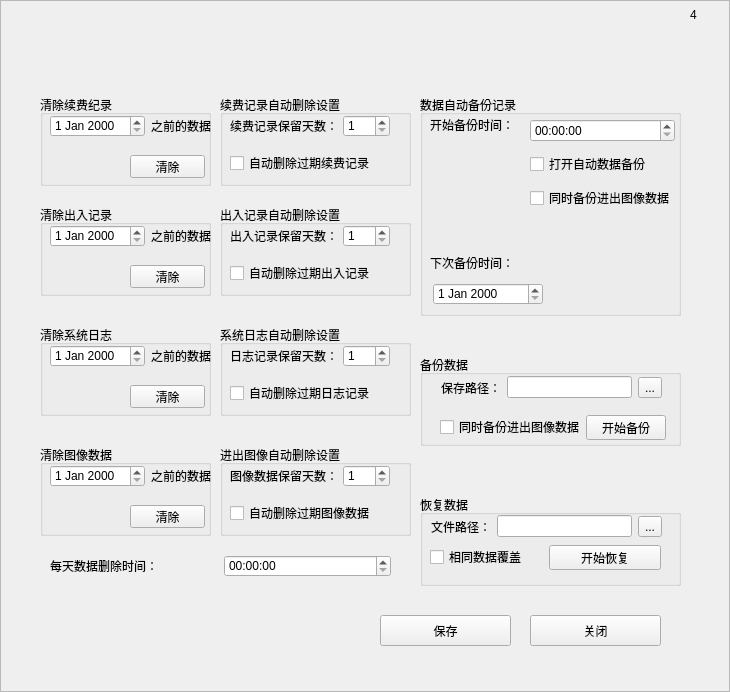
<?xml version="1.0" encoding="UTF-8"?>
<ui version="4.0">
 <class>CDBMaintenance</class>
 <widget class="QFrame" name="CDBMaintenance">
  <property name="geometry">
   <rect>
    <x>0</x>
    <y>0</y>
    <width>730</width>
    <height>692</height>
   </rect>
  </property>
  <property name="windowTitle">
   <string>数据库维护</string>
  </property>
  <property name="styleSheet">
   <string notr="true">background-image:url(D:/WinParkUI/debug/Image/NewIcon/CommonMiddleBG-normal.jpg);</string>
  </property>
  <property name="frameShape">
   <enum>QFrame::StyledPanel</enum>
  </property>
  <property name="frameShadow">
   <enum>QFrame::Raised</enum>
  </property>
  <widget class="QWidget" name="widget" native="true">
   <property name="geometry">
    <rect>
     <x>40</x>
     <y>85</y>
     <width>651</width>
     <height>561</height>
    </rect>
   </property>
   <property name="styleSheet">
    <string notr="true">background-image:url(none);</string>
   </property>
   <widget class="QGroupBox" name="groupBox_6">
    <property name="geometry">
     <rect>
      <x>180</x>
      <y>120</y>
      <width>191</width>
      <height>91</height>
     </rect>
    </property>
    <property name="styleSheet">
     <string notr="true">background-image:url(none);</string>
    </property>
    <property name="title">
     <string>出入记录自动删除设置</string>
    </property>
    <widget class="QCheckBox" name="chxDay2">
     <property name="geometry">
      <rect>
       <x>10</x>
       <y>60</y>
       <width>151</width>
       <height>16</height>
      </rect>
     </property>
     <property name="styleSheet">
      <string notr="true">background-image:url(none);</string>
     </property>
     <property name="text">
      <string>自动删除过期出入记录</string>
     </property>
    </widget>
    <widget class="QWidget" name="layoutWidget">
     <property name="geometry">
      <rect>
       <x>10</x>
       <y>20</y>
       <width>160</width>
       <height>22</height>
      </rect>
     </property>
     <property name="styleSheet">
      <string notr="true">background-image:url(none);</string>
     </property>
     <layout class="QHBoxLayout" name="horizontalLayout_6">
      <item>
       <widget class="QLabel" name="label_6">
        <property name="styleSheet">
         <string notr="true">background-image:url(none);</string>
        </property>
        <property name="text">
         <string>出入记录保留天数：</string>
        </property>
       </widget>
      </item>
      <item>
       <widget class="QSpinBox" name="spDay2">
        <property name="styleSheet">
         <string notr="true">background-image:url(none);</string>
        </property>
        <property name="minimum">
         <number>1</number>
        </property>
        <property name="maximum">
         <number>999</number>
        </property>
       </widget>
      </item>
     </layout>
    </widget>
   </widget>
   <widget class="QGroupBox" name="gb2">
    <property name="geometry">
     <rect>
      <x>0</x>
      <y>120</y>
      <width>171</width>
      <height>91</height>
     </rect>
    </property>
    <property name="styleSheet">
     <string notr="true">background-image:url(none);</string>
    </property>
    <property name="title">
     <string>清除出入记录</string>
    </property>
    <widget class="QPushButton" name="btnClear2">
     <property name="geometry">
      <rect>
       <x>90</x>
       <y>60</y>
       <width>75</width>
       <height>23</height>
      </rect>
     </property>
     <property name="styleSheet">
      <string notr="true">background-image:url(none);</string>
     </property>
     <property name="text">
      <string>清除</string>
     </property>
    </widget>
    <widget class="QWidget" name="layoutWidget">
     <property name="geometry">
      <rect>
       <x>10</x>
       <y>20</y>
       <width>166</width>
       <height>22</height>
      </rect>
     </property>
     <property name="styleSheet">
      <string notr="true">background-image:url(none);</string>
     </property>
     <layout class="QHBoxLayout" name="horizontalLayout_2">
      <item>
       <widget class="QDateEdit" name="date2">
        <property name="styleSheet">
         <string notr="true">background-image:url(none);</string>
        </property>
       </widget>
      </item>
      <item>
       <widget class="QLabel" name="label_2">
        <property name="styleSheet">
         <string notr="true">background-image:url(none);</string>
        </property>
        <property name="text">
         <string>之前的数据</string>
        </property>
       </widget>
      </item>
     </layout>
    </widget>
   </widget>
   <widget class="QPushButton" name="btnClose">
    <property name="geometry">
     <rect>
      <x>490</x>
      <y>530</y>
      <width>131</width>
      <height>31</height>
     </rect>
    </property>
    <property name="styleSheet">
     <string notr="true">background-image:url(none);</string>
    </property>
    <property name="text">
     <string>关闭</string>
    </property>
   </widget>
   <widget class="QGroupBox" name="groupBox_10">
    <property name="geometry">
     <rect>
      <x>380</x>
      <y>270</y>
      <width>261</width>
      <height>91</height>
     </rect>
    </property>
    <property name="styleSheet">
     <string notr="true">background-image:url(none);</string>
    </property>
    <property name="title">
     <string>备份数据</string>
    </property>
    <widget class="QWidget" name="layoutWidget">
     <property name="geometry">
      <rect>
       <x>21</x>
       <y>21</y>
       <width>221</width>
       <height>23</height>
      </rect>
     </property>
     <property name="styleSheet">
      <string notr="true">background-image:url(none);</string>
     </property>
     <layout class="QHBoxLayout" name="horizontalLayout_9">
      <item>
       <widget class="QLabel" name="label_12">
        <property name="styleSheet">
         <string notr="true">background-image:url(none);</string>
        </property>
        <property name="text">
         <string>保存路径：</string>
        </property>
       </widget>
      </item>
      <item>
       <widget class="QLineEdit" name="edtBackupPath">
        <property name="styleSheet">
         <string notr="true">background-image:url(none);</string>
        </property>
       </widget>
      </item>
      <item>
       <widget class="QToolButton" name="btnBackupPath">
        <property name="styleSheet">
         <string notr="true">background-image:url(none);</string>
        </property>
        <property name="text">
         <string>...</string>
        </property>
       </widget>
      </item>
     </layout>
    </widget>
    <widget class="QWidget" name="layoutWidget">
     <property name="geometry">
      <rect>
       <x>20</x>
       <y>60</y>
       <width>226</width>
       <height>25</height>
      </rect>
     </property>
     <property name="styleSheet">
      <string notr="true">background-image:url(none);</string>
     </property>
     <layout class="QHBoxLayout" name="horizontalLayout_11">
      <item>
       <widget class="QCheckBox" name="chxBackup">
        <property name="styleSheet">
         <string notr="true">background-image:url(none);</string>
        </property>
        <property name="text">
         <string>同时备份进出图像数据</string>
        </property>
       </widget>
      </item>
      <item>
       <widget class="QPushButton" name="btnBackup">
        <property name="styleSheet">
         <string notr="true">background-image:url(none);</string>
        </property>
        <property name="text">
         <string>开始备份</string>
        </property>
       </widget>
      </item>
     </layout>
    </widget>
   </widget>
   <widget class="QGroupBox" name="groupBox_5">
    <property name="geometry">
     <rect>
      <x>180</x>
      <y>10</y>
      <width>191</width>
      <height>91</height>
     </rect>
    </property>
    <property name="styleSheet">
     <string notr="true">background-image:url(none);</string>
    </property>
    <property name="title">
     <string>续费记录自动删除设置</string>
    </property>
    <widget class="QCheckBox" name="chxDay1">
     <property name="geometry">
      <rect>
       <x>10</x>
       <y>60</y>
       <width>151</width>
       <height>16</height>
      </rect>
     </property>
     <property name="styleSheet">
      <string notr="true">background-image:url(none);</string>
     </property>
     <property name="text">
      <string>自动删除过期续费记录</string>
     </property>
    </widget>
    <widget class="QWidget" name="layoutWidget">
     <property name="geometry">
      <rect>
       <x>10</x>
       <y>20</y>
       <width>160</width>
       <height>22</height>
      </rect>
     </property>
     <property name="styleSheet">
      <string notr="true">background-image:url(none);</string>
     </property>
     <layout class="QHBoxLayout" name="horizontalLayout_5">
      <item>
       <widget class="QLabel" name="label_5">
        <property name="styleSheet">
         <string notr="true">background-image:url(none);</string>
        </property>
        <property name="text">
         <string>续费记录保留天数：</string>
        </property>
       </widget>
      </item>
      <item>
       <widget class="QSpinBox" name="spDay1">
        <property name="styleSheet">
         <string notr="true">background-image:url(none);</string>
        </property>
        <property name="minimum">
         <number>1</number>
        </property>
        <property name="maximum">
         <number>999</number>
        </property>
       </widget>
      </item>
     </layout>
    </widget>
   </widget>
   <widget class="QGroupBox" name="gb3">
    <property name="geometry">
     <rect>
      <x>0</x>
      <y>240</y>
      <width>171</width>
      <height>91</height>
     </rect>
    </property>
    <property name="styleSheet">
     <string notr="true">background-image:url(none);</string>
    </property>
    <property name="title">
     <string>清除系统日志</string>
    </property>
    <widget class="QPushButton" name="btnClear3">
     <property name="geometry">
      <rect>
       <x>90</x>
       <y>60</y>
       <width>75</width>
       <height>23</height>
      </rect>
     </property>
     <property name="styleSheet">
      <string notr="true">background-image:url(none);</string>
     </property>
     <property name="text">
      <string>清除</string>
     </property>
    </widget>
    <widget class="QWidget" name="layoutWidget">
     <property name="geometry">
      <rect>
       <x>10</x>
       <y>20</y>
       <width>166</width>
       <height>22</height>
      </rect>
     </property>
     <property name="styleSheet">
      <string notr="true">background-image:url(none);</string>
     </property>
     <layout class="QHBoxLayout" name="horizontalLayout_3">
      <item>
       <widget class="QDateEdit" name="date3">
        <property name="styleSheet">
         <string notr="true">background-image:url(none);</string>
        </property>
       </widget>
      </item>
      <item>
       <widget class="QLabel" name="label_3">
        <property name="styleSheet">
         <string notr="true">background-image:url(none);</string>
        </property>
        <property name="text">
         <string>之前的数据</string>
        </property>
       </widget>
      </item>
     </layout>
    </widget>
   </widget>
   <widget class="QGroupBox" name="groupBox_11">
    <property name="geometry">
     <rect>
      <x>380</x>
      <y>410</y>
      <width>261</width>
      <height>91</height>
     </rect>
    </property>
    <property name="styleSheet">
     <string notr="true">background-image:url(none);</string>
    </property>
    <property name="title">
     <string>恢复数据</string>
    </property>
    <widget class="QWidget" name="layoutWidget">
     <property name="geometry">
      <rect>
       <x>11</x>
       <y>20</y>
       <width>231</width>
       <height>23</height>
      </rect>
     </property>
     <property name="styleSheet">
      <string notr="true">background-image:url(none);</string>
     </property>
     <layout class="QHBoxLayout" name="horizontalLayout_10">
      <item>
       <widget class="QLabel" name="label_13">
        <property name="styleSheet">
         <string notr="true">background-image:url(none);</string>
        </property>
        <property name="text">
         <string>文件路径：</string>
        </property>
       </widget>
      </item>
      <item>
       <widget class="QLineEdit" name="edtRecoveryPath">
        <property name="styleSheet">
         <string notr="true">background-image:url(none);</string>
        </property>
       </widget>
      </item>
      <item>
       <widget class="QToolButton" name="btnRecoveyPath">
        <property name="styleSheet">
         <string notr="true">background-image:url(none);</string>
        </property>
        <property name="text">
         <string>...</string>
        </property>
       </widget>
      </item>
     </layout>
    </widget>
    <widget class="QWidget" name="layoutWidget">
     <property name="geometry">
      <rect>
       <x>10</x>
       <y>50</y>
       <width>231</width>
       <height>25</height>
      </rect>
     </property>
     <property name="styleSheet">
      <string notr="true">background-image:url(none);</string>
     </property>
     <layout class="QHBoxLayout" name="horizontalLayout_12">
      <item>
       <widget class="QCheckBox" name="chxOverwrite">
        <property name="styleSheet">
         <string notr="true">background-image:url(none);</string>
        </property>
        <property name="text">
         <string>相同数据覆盖</string>
        </property>
       </widget>
      </item>
      <item>
       <widget class="QPushButton" name="btnRecovery">
        <property name="styleSheet">
         <string notr="true">background-image:url(none);</string>
        </property>
        <property name="text">
         <string>开始恢复</string>
        </property>
       </widget>
      </item>
     </layout>
    </widget>
   </widget>
   <widget class="QGroupBox" name="groupBox_8">
    <property name="geometry">
     <rect>
      <x>180</x>
      <y>360</y>
      <width>191</width>
      <height>91</height>
     </rect>
    </property>
    <property name="styleSheet">
     <string notr="true">background-image:url(none);</string>
    </property>
    <property name="title">
     <string>进出图像自动删除设置</string>
    </property>
    <widget class="QCheckBox" name="chxDay4">
     <property name="geometry">
      <rect>
       <x>10</x>
       <y>60</y>
       <width>151</width>
       <height>16</height>
      </rect>
     </property>
     <property name="styleSheet">
      <string notr="true">background-image:url(none);</string>
     </property>
     <property name="text">
      <string>自动删除过期图像数据</string>
     </property>
    </widget>
    <widget class="QWidget" name="layoutWidget">
     <property name="geometry">
      <rect>
       <x>10</x>
       <y>20</y>
       <width>160</width>
       <height>22</height>
      </rect>
     </property>
     <property name="styleSheet">
      <string notr="true">background-image:url(none);</string>
     </property>
     <layout class="QHBoxLayout" name="horizontalLayout_8">
      <item>
       <widget class="QLabel" name="label_8">
        <property name="styleSheet">
         <string notr="true">background-image:url(none);</string>
        </property>
        <property name="text">
         <string>图像数据保留天数：</string>
        </property>
       </widget>
      </item>
      <item>
       <widget class="QSpinBox" name="spDay4">
        <property name="styleSheet">
         <string notr="true">background-image:url(none);</string>
        </property>
        <property name="minimum">
         <number>1</number>
        </property>
        <property name="maximum">
         <number>999</number>
        </property>
       </widget>
      </item>
     </layout>
    </widget>
   </widget>
   <widget class="QGroupBox" name="groupBox_9">
    <property name="geometry">
     <rect>
      <x>380</x>
      <y>10</y>
      <width>261</width>
      <height>221</height>
     </rect>
    </property>
    <property name="styleSheet">
     <string notr="true">background-image:url(none);</string>
    </property>
    <property name="title">
     <string>数据自动备份记录</string>
    </property>
    <widget class="QLabel" name="label_9">
     <property name="geometry">
      <rect>
       <x>10</x>
       <y>22</y>
       <width>91</width>
       <height>16</height>
      </rect>
     </property>
     <property name="styleSheet">
      <string notr="true">background-image:url(none);</string>
     </property>
     <property name="text">
      <string>开始备份时间：</string>
     </property>
    </widget>
    <widget class="QLabel" name="label_10">
     <property name="geometry">
      <rect>
       <x>10</x>
       <y>160</y>
       <width>91</width>
       <height>16</height>
      </rect>
     </property>
     <property name="styleSheet">
      <string notr="true">background-image:url(none);</string>
     </property>
     <property name="text">
      <string>下次备份时间：</string>
     </property>
    </widget>
    <widget class="QWidget" name="layoutWidget">
     <property name="geometry">
      <rect>
       <x>110</x>
       <y>20</y>
       <width>145</width>
       <height>101</height>
      </rect>
     </property>
     <property name="styleSheet">
      <string notr="true">background-image:url(none);</string>
     </property>
     <layout class="QVBoxLayout" name="verticalLayout">
      <item>
       <widget class="QTimeEdit" name="timeAuto">
        <property name="styleSheet">
         <string notr="true">background-image:url(none);</string>
        </property>
       </widget>
      </item>
      <item>
       <widget class="QCheckBox" name="chxAuto1">
        <property name="styleSheet">
         <string notr="true">background-image:url(none);</string>
        </property>
        <property name="text">
         <string>打开自动数据备份</string>
        </property>
       </widget>
      </item>
      <item>
       <widget class="QCheckBox" name="chxAuto2">
        <property name="styleSheet">
         <string notr="true">background-image:url(none);</string>
        </property>
        <property name="text">
         <string>同时备份进出图像数据</string>
        </property>
       </widget>
      </item>
     </layout>
    </widget>
    <widget class="QDateEdit" name="dtNext">
     <property name="geometry">
      <rect>
       <x>13</x>
       <y>188</y>
       <width>110</width>
       <height>22</height>
      </rect>
     </property>
    </widget>
   </widget>
   <widget class="QGroupBox" name="gb1">
    <property name="geometry">
     <rect>
      <x>0</x>
      <y>10</y>
      <width>171</width>
      <height>91</height>
     </rect>
    </property>
    <property name="styleSheet">
     <string notr="true">background-image:url(none);</string>
    </property>
    <property name="title">
     <string>清除续费纪录</string>
    </property>
    <widget class="QPushButton" name="btnClear1">
     <property name="geometry">
      <rect>
       <x>90</x>
       <y>60</y>
       <width>75</width>
       <height>23</height>
      </rect>
     </property>
     <property name="styleSheet">
      <string notr="true">background-image:url(none);</string>
     </property>
     <property name="text">
      <string>清除</string>
     </property>
    </widget>
    <widget class="QWidget" name="layoutWidget">
     <property name="geometry">
      <rect>
       <x>10</x>
       <y>20</y>
       <width>166</width>
       <height>22</height>
      </rect>
     </property>
     <property name="styleSheet">
      <string notr="true">background-image:url(none);</string>
     </property>
     <layout class="QHBoxLayout" name="horizontalLayout">
      <item>
       <widget class="QDateEdit" name="date1">
        <property name="styleSheet">
         <string notr="true">background-image:url(none);</string>
        </property>
       </widget>
      </item>
      <item>
       <widget class="QLabel" name="label">
        <property name="styleSheet">
         <string notr="true">background-image:url(none);</string>
        </property>
        <property name="text">
         <string>之前的数据</string>
        </property>
       </widget>
      </item>
     </layout>
    </widget>
   </widget>
   <widget class="QGroupBox" name="gb4">
    <property name="geometry">
     <rect>
      <x>0</x>
      <y>360</y>
      <width>171</width>
      <height>91</height>
     </rect>
    </property>
    <property name="styleSheet">
     <string notr="true">background-image:url(none);</string>
    </property>
    <property name="title">
     <string>清除图像数据</string>
    </property>
    <widget class="QPushButton" name="btnClear4">
     <property name="geometry">
      <rect>
       <x>90</x>
       <y>60</y>
       <width>75</width>
       <height>23</height>
      </rect>
     </property>
     <property name="styleSheet">
      <string notr="true">background-image:url(none);</string>
     </property>
     <property name="text">
      <string>清除</string>
     </property>
    </widget>
    <widget class="QWidget" name="layoutWidget">
     <property name="geometry">
      <rect>
       <x>10</x>
       <y>20</y>
       <width>166</width>
       <height>22</height>
      </rect>
     </property>
     <property name="styleSheet">
      <string notr="true">background-image:url(none);</string>
     </property>
     <layout class="QHBoxLayout" name="horizontalLayout_4">
      <item>
       <widget class="QDateEdit" name="date4">
        <property name="styleSheet">
         <string notr="true">background-image:url(none);</string>
        </property>
       </widget>
      </item>
      <item>
       <widget class="QLabel" name="label_4">
        <property name="styleSheet">
         <string notr="true">background-image:url(none);</string>
        </property>
        <property name="text">
         <string>之前的数据</string>
        </property>
       </widget>
      </item>
     </layout>
    </widget>
   </widget>
   <widget class="QGroupBox" name="groupBox_7">
    <property name="geometry">
     <rect>
      <x>180</x>
      <y>240</y>
      <width>191</width>
      <height>91</height>
     </rect>
    </property>
    <property name="styleSheet">
     <string notr="true">background-image:url(none);</string>
    </property>
    <property name="title">
     <string>系统日志自动删除设置</string>
    </property>
    <widget class="QCheckBox" name="chxDay3">
     <property name="geometry">
      <rect>
       <x>10</x>
       <y>60</y>
       <width>151</width>
       <height>16</height>
      </rect>
     </property>
     <property name="styleSheet">
      <string notr="true">background-image:url(none);</string>
     </property>
     <property name="text">
      <string>自动删除过期日志记录</string>
     </property>
    </widget>
    <widget class="QWidget" name="layoutWidget">
     <property name="geometry">
      <rect>
       <x>10</x>
       <y>20</y>
       <width>160</width>
       <height>22</height>
      </rect>
     </property>
     <property name="styleSheet">
      <string notr="true">background-image:url(none);</string>
     </property>
     <layout class="QHBoxLayout" name="horizontalLayout_7">
      <item>
       <widget class="QLabel" name="label_7">
        <property name="styleSheet">
         <string notr="true">background-image:url(none);</string>
        </property>
        <property name="text">
         <string>日志记录保留天数：</string>
        </property>
       </widget>
      </item>
      <item>
       <widget class="QSpinBox" name="spDay3">
        <property name="styleSheet">
         <string notr="true">background-image:url(none);</string>
        </property>
        <property name="minimum">
         <number>1</number>
        </property>
        <property name="maximum">
         <number>999</number>
        </property>
       </widget>
      </item>
     </layout>
    </widget>
   </widget>
   <widget class="QPushButton" name="btnSave">
    <property name="geometry">
     <rect>
      <x>340</x>
      <y>530</y>
      <width>131</width>
      <height>31</height>
     </rect>
    </property>
    <property name="styleSheet">
     <string notr="true">background-image:url(none);</string>
    </property>
    <property name="text">
     <string>保存</string>
    </property>
   </widget>
   <widget class="QWidget" name="">
    <property name="geometry">
     <rect>
      <x>10</x>
      <y>470</y>
      <width>341</width>
      <height>22</height>
     </rect>
    </property>
    <layout class="QHBoxLayout" name="horizontalLayout_13">
     <item>
      <widget class="QLabel" name="label_11">
       <property name="text">
        <string>每天数据删除时间：</string>
       </property>
      </widget>
     </item>
     <item>
      <widget class="QTimeEdit" name="timeDelete"/>
     </item>
    </layout>
   </widget>
  </widget>
  <widget class="QLabel" name="lblTitle">
   <property name="geometry">
    <rect>
     <x>30</x>
     <y>5</y>
     <width>141</width>
     <height>21</height>
    </rect>
   </property>
   <property name="font">
    <font>
     <weight>75</weight>
     <bold>true</bold>
    </font>
   </property>
   <property name="styleSheet">
    <string notr="true">background-image:url(none);
color: rgb(170, 0, 0);</string>
   </property>
   <property name="text">
    <string/>
   </property>
  </widget>
  <widget class="QLabel" name="lblClose">
   <property name="geometry">
    <rect>
     <x>690</x>
     <y>7</y>
     <width>30</width>
     <height>15</height>
    </rect>
   </property>
   <property name="text">
    <string>4</string>
   </property>
  </widget>
 </widget>
 <resources/>
 <connections/>
</ui>
